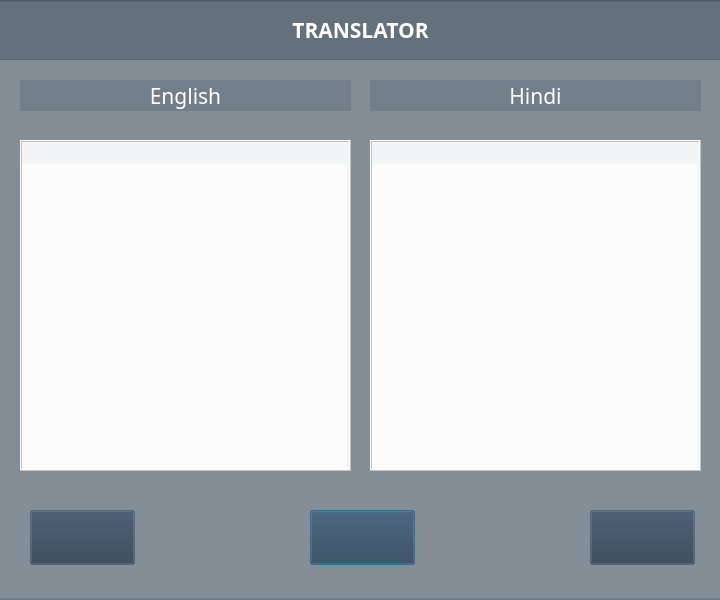
<?xml version="1.0" encoding="UTF-8"?>
<ui version="4.0">
 <class>MainWindow</class>
 <widget class="QMainWindow" name="MainWindow">
  <property name="geometry">
   <rect>
    <x>0</x>
    <y>0</y>
    <width>720</width>
    <height>600</height>
   </rect>
  </property>
  <property name="sizePolicy">
   <sizepolicy hsizetype="Fixed" vsizetype="Fixed">
    <horstretch>0</horstretch>
    <verstretch>0</verstretch>
   </sizepolicy>
  </property>
  <property name="minimumSize">
   <size>
    <width>720</width>
    <height>600</height>
   </size>
  </property>
  <property name="maximumSize">
   <size>
    <width>720</width>
    <height>600</height>
   </size>
  </property>
  <property name="font">
   <font>
    <family>Nimbus Mono L</family>
    <pointsize>16</pointsize>
   </font>
  </property>
  <property name="windowTitle">
   <string>PSA</string>
  </property>
  <property name="windowIcon">
   <iconset>
    <normaloff>:/images/resources/logo.png</normaloff>:/images/resources/logo.png</iconset>
  </property>
  <property name="autoFillBackground">
   <bool>false</bool>
  </property>
  <property name="styleSheet">
   <string notr="true">background-color: rgba(46,64,82,0.2);</string>
  </property>
  <widget class="QWidget" name="centralwidget">
   <property name="autoFillBackground">
    <bool>false</bool>
   </property>
   <widget class="QFrame" name="frame">
    <property name="geometry">
     <rect>
      <x>-10</x>
      <y>0</y>
      <width>741</width>
      <height>600</height>
     </rect>
    </property>
    <property name="autoFillBackground">
     <bool>false</bool>
    </property>
    <property name="frameShape">
     <enum>QFrame::Box</enum>
    </property>
    <property name="frameShadow">
     <enum>QFrame::Raised</enum>
    </property>
    <widget class="QFrame" name="frame_2">
     <property name="geometry">
      <rect>
       <x>0</x>
       <y>0</y>
       <width>741</width>
       <height>60</height>
      </rect>
     </property>
     <property name="autoFillBackground">
      <bool>false</bool>
     </property>
     <property name="frameShape">
      <enum>QFrame::StyledPanel</enum>
     </property>
     <property name="frameShadow">
      <enum>QFrame::Raised</enum>
     </property>
     <widget class="QLabel" name="label">
      <property name="geometry">
       <rect>
        <x>0</x>
        <y>0</y>
        <width>741</width>
        <height>60</height>
       </rect>
      </property>
      <property name="font">
       <font>
        <family>Abyssinica SIL</family>
        <pointsize>16</pointsize>
        <bold>true</bold>
       </font>
      </property>
      <property name="acceptDrops">
       <bool>true</bool>
      </property>
      <property name="autoFillBackground">
       <bool>false</bool>
      </property>
      <property name="styleSheet">
       <string notr="true">color: rgb(255, 255, 255);</string>
      </property>
      <property name="frameShape">
       <enum>QFrame::NoFrame</enum>
      </property>
      <property name="text">
       <string>TRANSLATOR</string>
      </property>
      <property name="scaledContents">
       <bool>true</bool>
      </property>
      <property name="alignment">
       <set>Qt::AlignCenter</set>
      </property>
      <property name="wordWrap">
       <bool>true</bool>
      </property>
      <property name="openExternalLinks">
       <bool>true</bool>
      </property>
     </widget>
    </widget>
    <widget class="QLabel" name="label_2">
     <property name="geometry">
      <rect>
       <x>30</x>
       <y>80</y>
       <width>331</width>
       <height>31</height>
      </rect>
     </property>
     <property name="font">
      <font>
       <family>Abyssinica SIL</family>
       <pointsize>16</pointsize>
       <italic>false</italic>
       <kerning>false</kerning>
      </font>
     </property>
     <property name="acceptDrops">
      <bool>true</bool>
     </property>
     <property name="autoFillBackground">
      <bool>false</bool>
     </property>
     <property name="styleSheet">
      <string notr="true">color: rgb(255, 255, 255);</string>
     </property>
     <property name="text">
      <string>English</string>
     </property>
     <property name="alignment">
      <set>Qt::AlignCenter</set>
     </property>
    </widget>
    <widget class="QLabel" name="label_3">
     <property name="geometry">
      <rect>
       <x>380</x>
       <y>80</y>
       <width>331</width>
       <height>31</height>
      </rect>
     </property>
     <property name="font">
      <font>
       <family>Abyssinica SIL</family>
       <pointsize>16</pointsize>
       <kerning>false</kerning>
      </font>
     </property>
     <property name="acceptDrops">
      <bool>true</bool>
     </property>
     <property name="autoFillBackground">
      <bool>false</bool>
     </property>
     <property name="styleSheet">
      <string notr="true">color: rgb(255, 255, 255);</string>
     </property>
     <property name="text">
      <string>Hindi</string>
     </property>
     <property name="alignment">
      <set>Qt::AlignCenter</set>
     </property>
    </widget>
    <widget class="QPlainTextEdit" name="engTxt">
     <property name="geometry">
      <rect>
       <x>30</x>
       <y>140</y>
       <width>331</width>
       <height>331</height>
      </rect>
     </property>
     <property name="cursor" stdset="0">
      <cursorShape>IBeamCursor</cursorShape>
     </property>
     <property name="mouseTracking">
      <bool>true</bool>
     </property>
     <property name="autoFillBackground">
      <bool>true</bool>
     </property>
     <property name="styleSheet">
      <string notr="true">background-color: rgba(255, 255, 255, 0.7);
color: rgb(28, 49, 68);</string>
     </property>
     <property name="frameShape">
      <enum>QFrame::Box</enum>
     </property>
     <property name="frameShadow">
      <enum>QFrame::Raised</enum>
     </property>
     <property name="undoRedoEnabled">
      <bool>true</bool>
     </property>
     <property name="backgroundVisible">
      <bool>true</bool>
     </property>
     <property name="centerOnScroll">
      <bool>true</bool>
     </property>
    </widget>
    <widget class="QPlainTextEdit" name="hinTxt">
     <property name="geometry">
      <rect>
       <x>380</x>
       <y>140</y>
       <width>331</width>
       <height>331</height>
      </rect>
     </property>
     <property name="cursor" stdset="0">
      <cursorShape>IBeamCursor</cursorShape>
     </property>
     <property name="mouseTracking">
      <bool>true</bool>
     </property>
     <property name="autoFillBackground">
      <bool>true</bool>
     </property>
     <property name="styleSheet">
      <string notr="true">background-color: rgba(255, 255, 255, 0.7);
color: rgb(28, 49, 68);</string>
     </property>
     <property name="frameShape">
      <enum>QFrame::Box</enum>
     </property>
     <property name="frameShadow">
      <enum>QFrame::Raised</enum>
     </property>
     <property name="readOnly">
      <bool>true</bool>
     </property>
     <property name="backgroundVisible">
      <bool>true</bool>
     </property>
     <property name="centerOnScroll">
      <bool>true</bool>
     </property>
    </widget>
    <widget class="QPushButton" name="translateBtn">
     <property name="geometry">
      <rect>
       <x>320</x>
       <y>510</y>
       <width>105</width>
       <height>55</height>
      </rect>
     </property>
     <property name="font">
      <font>
       <family>Nimbus Mono L</family>
       <pointsize>16</pointsize>
       <bold>true</bold>
      </font>
     </property>
     <property name="cursor">
      <cursorShape>OpenHandCursor</cursorShape>
     </property>
     <property name="autoFillBackground">
      <bool>false</bool>
     </property>
     <property name="text">
      <string/>
     </property>
     <property name="icon">
      <iconset theme="media-playlist-shuffle">
       <normaloff>.</normaloff>.</iconset>
     </property>
     <property name="iconSize">
      <size>
       <width>40</width>
       <height>40</height>
      </size>
     </property>
     <property name="autoDefault">
      <bool>true</bool>
     </property>
     <property name="default">
      <bool>true</bool>
     </property>
    </widget>
    <widget class="QPushButton" name="clrBtn">
     <property name="geometry">
      <rect>
       <x>40</x>
       <y>510</y>
       <width>105</width>
       <height>55</height>
      </rect>
     </property>
     <property name="cursor">
      <cursorShape>OpenHandCursor</cursorShape>
     </property>
     <property name="autoFillBackground">
      <bool>false</bool>
     </property>
     <property name="text">
      <string/>
     </property>
     <property name="icon">
      <iconset theme="edit-clear">
       <normaloff>.</normaloff>.</iconset>
     </property>
     <property name="iconSize">
      <size>
       <width>40</width>
       <height>40</height>
      </size>
     </property>
    </widget>
    <widget class="QPushButton" name="cpyBtn">
     <property name="geometry">
      <rect>
       <x>600</x>
       <y>510</y>
       <width>105</width>
       <height>55</height>
      </rect>
     </property>
     <property name="cursor">
      <cursorShape>OpenHandCursor</cursorShape>
     </property>
     <property name="autoFillBackground">
      <bool>false</bool>
     </property>
     <property name="text">
      <string/>
     </property>
     <property name="icon">
      <iconset theme="edit-copy">
       <normaloff>.</normaloff>.</iconset>
     </property>
     <property name="iconSize">
      <size>
       <width>40</width>
       <height>40</height>
      </size>
     </property>
    </widget>
   </widget>
  </widget>
 </widget>
 <resources>
  <include location="resource.qrc"/>
 </resources>
 <connections/>
</ui>
